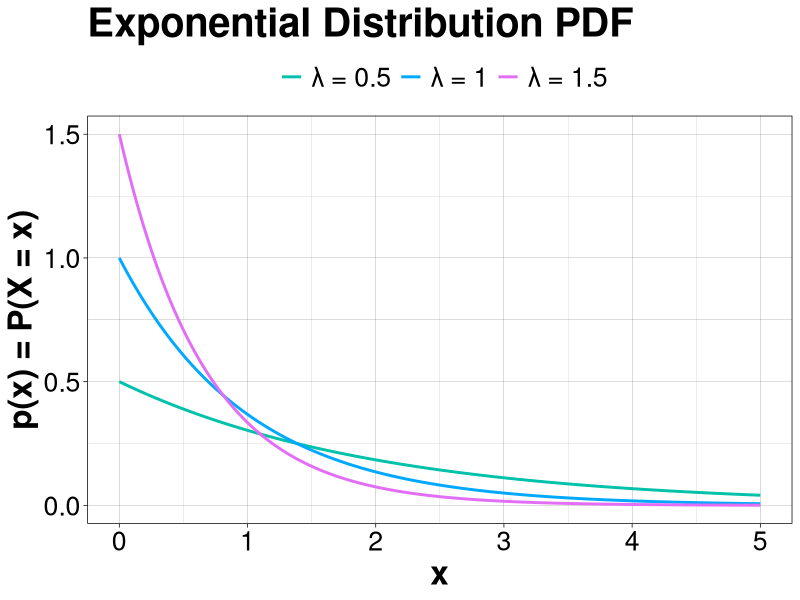
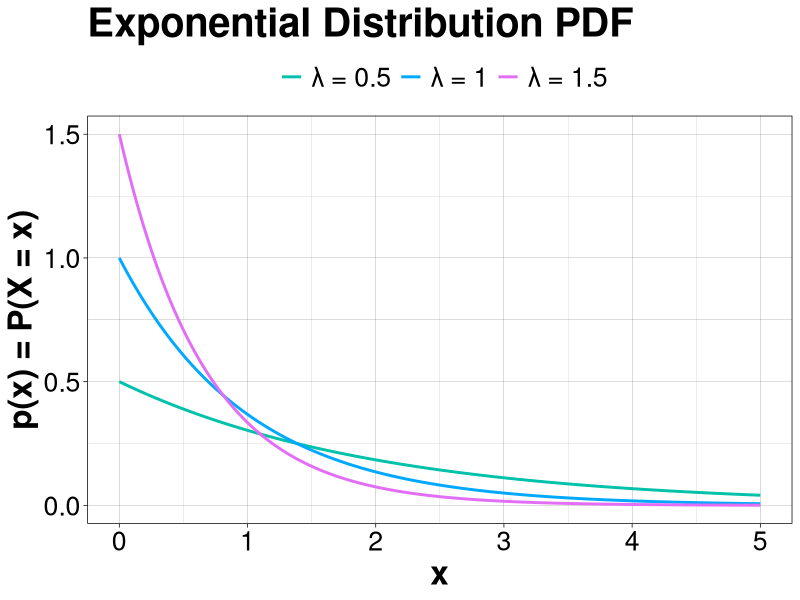
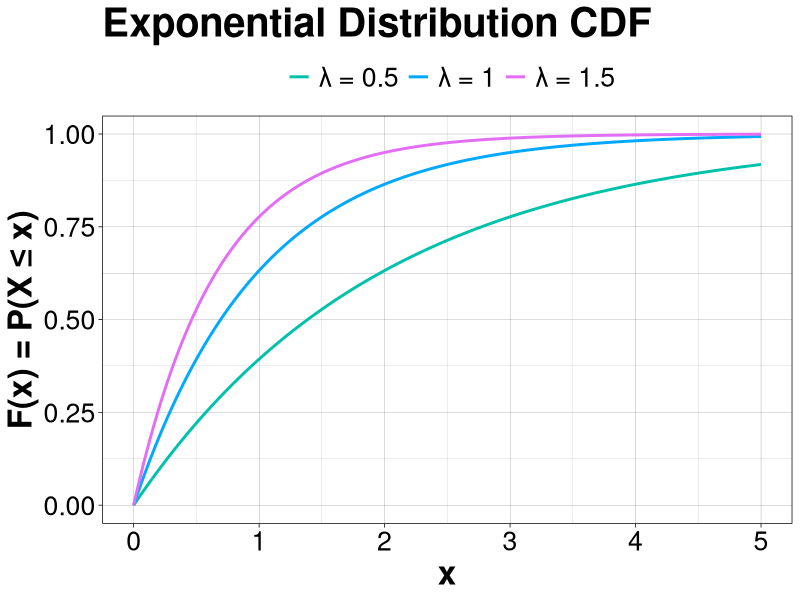
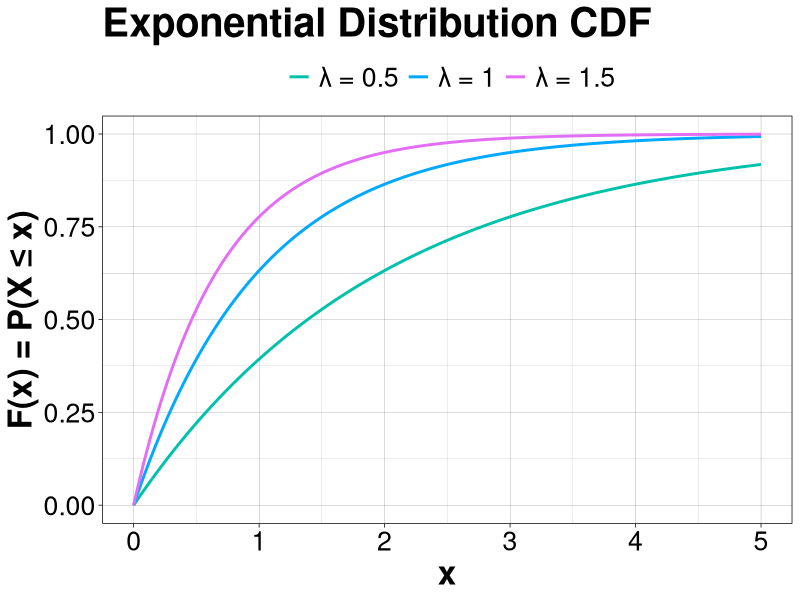

The R source for these figures, in order:
library(ggplot2)
library(svglite)

svglite("exponential_PDF.svg")
ggplot() +
xlim(0, 5) +
geom_function(aes(color = "λ = 0.5"), n = 1000, linewidth = 1,
              fun = dexp, args = list(rate = 0.5)) +
geom_function(aes(color = "λ = 1"), n = 1000, linewidth = 1,
              fun = dexp, args = list(rate = 1)) +
geom_function(aes(color = "λ = 1.5"), n = 1000, linewidth = 1,
              fun = dexp, args = list(rate = 1.5)) +
labs(x = "x", y = "p(x) = P(X = x)",
     title = "Exponential Distribution PDF") +
theme_linedraw() +
theme(text = element_text(size = 24),
      title = element_text(face = "bold"),
      legend.position = "top") +
scale_color_manual(name = "",
                   values = c("λ = 0.5" = "#00C1A9",
                              "λ = 1" = "#00A9FF",
                              "λ = 1.5" = "#E36EF6"))
ggsave("exponential_PDF.svg", units = "cm")

svglite("exponential_CDF.svg")
ggplot() +
xlim(0, 5) +
geom_function(aes(color = "λ = 0.5"), n = 1000, linewidth = 1,
              fun = pexp, args = list(rate = 0.5)) +
geom_function(aes(color = "λ = 1"), n = 1000, linewidth = 1,
              fun = pexp, args = list(rate = 1)) +
geom_function(aes(color = "λ = 1.5"), n = 1000, linewidth = 1,
              fun = pexp, args = list(rate = 1.5)) +
labs(x = "x", y = "F(x) = P(X ≤ x)",
     title = "Exponential Distribution CDF") +
theme_linedraw() +
theme(text = element_text(size = 24),
      title = element_text(face = "bold"),
      legend.position = "top") +
scale_color_manual(name = "",
                   values = c("λ = 0.5" = "#00C1A9",
                              "λ = 1" = "#00A9FF",
                              "λ = 1.5" = "#E36EF6"))
ggsave("exponential_CDF.svg", units = "cm")
